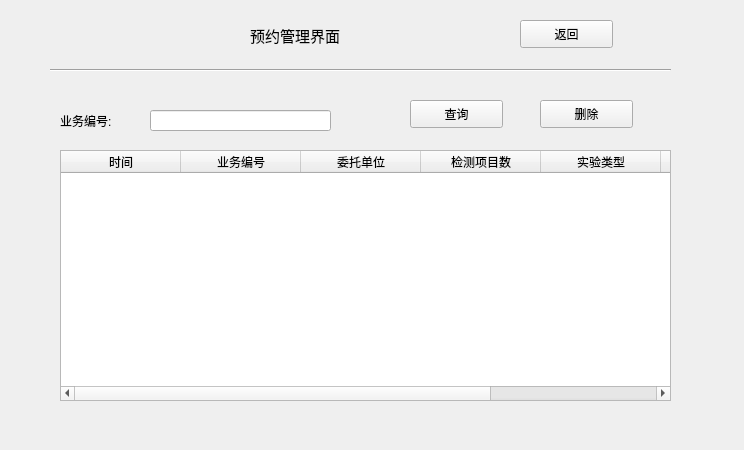
<?xml version="1.0" encoding="UTF-8"?>
<ui version="4.0">
 <class>Yuyueguanli</class>
 <widget class="QWidget" name="Yuyueguanli">
  <property name="geometry">
   <rect>
    <x>0</x>
    <y>0</y>
    <width>744</width>
    <height>450</height>
   </rect>
  </property>
  <property name="windowTitle">
   <string>Form</string>
  </property>
  <widget class="QPushButton" name="pushButton">
   <property name="geometry">
    <rect>
     <x>520</x>
     <y>20</y>
     <width>93</width>
     <height>28</height>
    </rect>
   </property>
   <property name="text">
    <string>返回</string>
   </property>
  </widget>
  <widget class="Line" name="line">
   <property name="geometry">
    <rect>
     <x>50</x>
     <y>60</y>
     <width>621</width>
     <height>20</height>
    </rect>
   </property>
   <property name="orientation">
    <enum>Qt::Horizontal</enum>
   </property>
  </widget>
  <widget class="QLabel" name="label_2">
   <property name="geometry">
    <rect>
     <x>250</x>
     <y>20</y>
     <width>151</width>
     <height>31</height>
    </rect>
   </property>
   <property name="font">
    <font>
     <family>Arial</family>
     <pointsize>11</pointsize>
    </font>
   </property>
   <property name="text">
    <string>预约管理界面</string>
   </property>
  </widget>
  <widget class="QTableWidget" name="tableWidget">
   <property name="geometry">
    <rect>
     <x>60</x>
     <y>150</y>
     <width>611</width>
     <height>251</height>
    </rect>
   </property>
   <attribute name="horizontalHeaderVisible">
    <bool>true</bool>
   </attribute>
   <attribute name="horizontalHeaderCascadingSectionResizes">
    <bool>false</bool>
   </attribute>
   <attribute name="horizontalHeaderMinimumSectionSize">
    <number>30</number>
   </attribute>
   <attribute name="horizontalHeaderDefaultSectionSize">
    <number>120</number>
   </attribute>
   <attribute name="horizontalHeaderHighlightSections">
    <bool>true</bool>
   </attribute>
   <attribute name="horizontalHeaderShowSortIndicator" stdset="0">
    <bool>false</bool>
   </attribute>
   <attribute name="verticalHeaderVisible">
    <bool>true</bool>
   </attribute>
   <attribute name="verticalHeaderHighlightSections">
    <bool>true</bool>
   </attribute>
   <column>
    <property name="text">
     <string>时间</string>
    </property>
   </column>
   <column>
    <property name="text">
     <string>业务编号</string>
    </property>
   </column>
   <column>
    <property name="text">
     <string>委托单位</string>
    </property>
   </column>
   <column>
    <property name="text">
     <string>检测项目数</string>
    </property>
   </column>
   <column>
    <property name="text">
     <string>实验类型</string>
    </property>
   </column>
   <column>
    <property name="text">
     <string>场地要求</string>
    </property>
   </column>
   <column>
    <property name="text">
     <string>预约人</string>
    </property>
   </column>
  </widget>
  <widget class="QPushButton" name="pushButton_1">
   <property name="geometry">
    <rect>
     <x>410</x>
     <y>100</y>
     <width>93</width>
     <height>28</height>
    </rect>
   </property>
   <property name="text">
    <string>查询</string>
   </property>
  </widget>
  <widget class="QLabel" name="label_4">
   <property name="geometry">
    <rect>
     <x>60</x>
     <y>110</y>
     <width>71</width>
     <height>21</height>
    </rect>
   </property>
   <property name="text">
    <string>业务编号:</string>
   </property>
  </widget>
  <widget class="QLineEdit" name="lineEdit">
   <property name="geometry">
    <rect>
     <x>150</x>
     <y>110</y>
     <width>181</width>
     <height>21</height>
    </rect>
   </property>
  </widget>
  <widget class="QPushButton" name="pushButton_2">
   <property name="geometry">
    <rect>
     <x>540</x>
     <y>100</y>
     <width>93</width>
     <height>28</height>
    </rect>
   </property>
   <property name="text">
    <string>删除</string>
   </property>
  </widget>
 </widget>
 <resources/>
 <connections/>
</ui>
